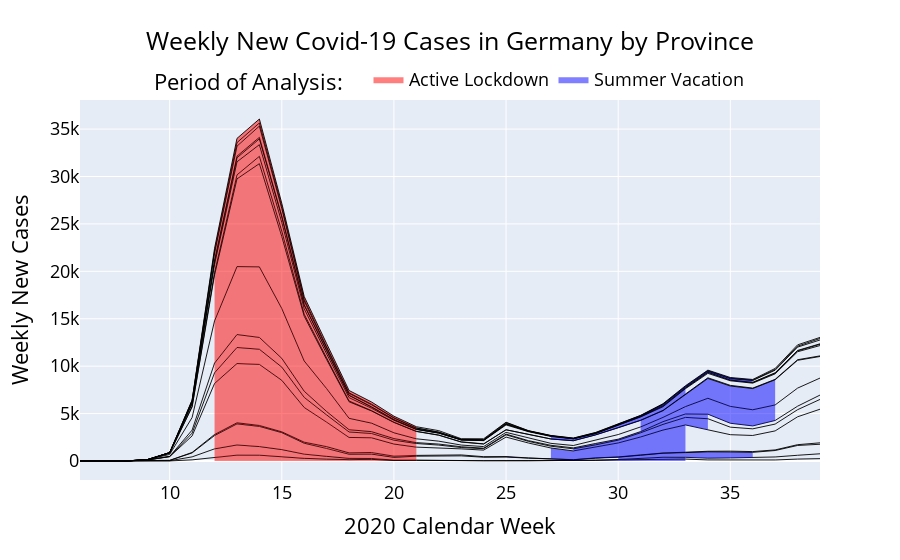

Notebook code cell kept with this figure:
### Code cell
# Y_VAR = 'cases_per_cap'
Y_VAR = 'AnzahlFall'

fig = go.Figure()

value_repo = {}

stackr = {}
for i in np.unique(plot_data.week_no):
    stackr[i] = 0

bl_range = range(1,17) #parametrized here in order to change order etc
    
for bl in bl_range:
    
    df_bl = plot_data[plot_data.Bundesland==bl]

    X_all = []
    Y_all = []
    X_lockdown = []
    Y_lockdown = []
    X_summer = []
    Y_summer = []

    for i, val in df_bl.iterrows():

        x_ = val.week_no
        stackr[x_] += val[Y_VAR]
        y_ = stackr[x_]

        X_all.append(x_)
        Y_all.append(y_)

        if val.active_lockdown:
            X_lockdown.append(x_)
            Y_lockdown.append(y_)

        if val.summer_vac:
            X_summer.append(x_)
            Y_summer.append(y_)
            
        
    value_repo[bl] = {'all':pd.Series(Y_all,index=X_all),
                      'Active Lockdown':pd.Series(Y_lockdown,index=X_lockdown),
                      'Summer Vacation':pd.Series(Y_summer,index=X_summer)}

    
def add_areas(bl, timeslice, color):
    
    suppl_line_attrs = {'mode':'lines','line_width':0,'hoverinfo':'none'}
    
    not_first = bl != bl_range[0]
    
    if not_first:#this creates invisible lines for the areas to fill down towards, otherwise area borders are not vertical
        last_y = value_repo[bl-1]['all']
        last_y = last_y[last_y.index.isin(vals[timeslice].index)]
        
        fig.add_trace(go.Scatter(x=vals[timeslice].index,
                                 y=last_y,
                                 fill=None,
                                 showlegend=False,
                                 **suppl_line_attrs))
    
    fig.add_trace(go.Scatter(x=vals[timeslice].index,
                             y=vals[timeslice],
                             fill='tonexty' if not_first else 'tozeroy',
                             #explicit tozeroy, because we add traces per BL multiple times,
                             name=None if not_first else timeslice,
                             showlegend= not not_first,
                             line_color=color,
                             **suppl_line_attrs))
    
for bl in bl_range: #not iter directly over dict to potentially change order
    vals = value_repo[bl]
    #now summer
    add_areas(bl, 'Summer Vacation', 'blue')
    
    #now the lockdown
    add_areas(bl, 'Active Lockdown', 'red')
    
    
    #now rest
    fig.add_trace(go.Scatter(x=vals['all'].index,
                             y=vals['all'],
                             fill=None,
                             showlegend=False,
                             line_color='black',
                             line_width=.9,
                             mode='lines',
                             hoverinfo='none'))

# fig.update_layout(showlegend=False)

fig.update_layout(
    title=dict(
        text="Weekly New Covid-19 Cases in Germany by Province",
        xanchor='center',
        x=.5),
    xaxis_title="2020 Calendar Week",
    yaxis_title="Weekly New Cases",
    legend_title="Period of Analysis:   ",
    legend=dict(
        orientation="h",
        yanchor="bottom",
        y=1,
        xanchor="center",
        x=0.5
    ),
    font=dict(
        size=18,
        color="black"
    )
)
fig.show()

### Figure 1 — Plotly figure (JSON) as saved in the notebook; plotly's stock layout.template omitted (floating-point values rounded to 4 significant figures)
{"data": [{"fill": "tozeroy", "hoverinfo": "none", "line": {"color": "blue", "width": 0}, "mode": "lines", "name": "Summer Vacation", "showlegend": true, "type": "scatter", "x": [27, 28, 29, 30, 31, 32, 33], "y": [37, 23, 50, 66, 152, 118, 201]}, {"fill": "tozeroy", "hoverinfo": "none", "line": {"color": "red", "width": 0}, "mode": "lines", "name": "Active Lockdown", "showlegend": true, "type": "scatter", "x": [12, 13, 14, 15, 16, 17, 18, 19, 20, 21], "y": [345, 619, 614, 446, 282, 202, 144, 174, 48, 64]}, {"hoverinfo": "none", "line": {"color": "black", "width": 0.9}, "mode": "lines", "showlegend": false, "type": "scatter", "x": [6, 7, 8, 9, 10, 11, 12, 13, 14, 15, 16, 17, 18, 19, 20, 21, 22, 23, 24, 25, 26, 27, 28, 29, 30, 31, 32, 33, 34, 35, 36, 37, 38, 39], "y": [0, 0, 0, 2, 7, 119, 345, 619, 614, 446, 282, 202, 144, 174, 48, 64, 34, 11, 9, 17, 16, 37, 23, 50, 66, 152, 118, 201, 113, 122, 99, 109, 203, 250]}, {"hoverinfo": "none", "line": {"width": 0}, "mode": "lines", "showlegend": false, "type": "scatter", "x": [27, 28, 29, 30, 31, 32, 33], "y": [37, 23, 50, 66, 152, 118, 201]}, {"fill": "tonexty", "hoverinfo": "none", "line": {"color": "blue", "width": 0}, "mode": "lines", "showlegend": false, "type": "scatter", "x": [27, 28, 29, 30, 31, 32, 33], "y": [58, 37, 67, 157, 267, 397, 390]}, {"hoverinfo": "none", "line": {"width": 0}, "mode": "lines", "showlegend": false, "type": "scatter", "x": [12, 13, 14, 15, 16, 17, 18, 19, 20, 21], "y": [345, 619, 614, 446, 282, 202, 144, 174, 48, 64]}, {"fill": "tonexty", "hoverinfo": "none", "line": {"color": "red", "width": 0}, "mode": "lines", "showlegend": false, "type": "scatter", "x": [12, 13, 14, 15, 16, 17, 18, 19, 20, 21], "y": [1280, 1692, 1522, 1202, 724, 492, 281, 267, 97, 89]}, {"hoverinfo": "none", "line": {"color": "black", "width": 0.9}, "mode": "lines", "showlegend": false, "type": "scatter", "x": [6, 7, 8, 9, 10, 11, 12, 13, 14, 15, 16, 17, 18, 19, 20, 21, 22, 23, 24, 25, 26, 27, 28, 29, 30, 31, 32, 33, 34, 35, 36, 37, 38, 39], "y": [0, 0, 0, 4, 28, 435, 1280, 1692, 1522, 1202, 724, 492, 281, 267, 97, 89, 51, 37, 33, 48, 60, 58, 37, 67, 157, 267, 397, 390, 298, 325, 368, 426, 603, 760]}, {"hoverinfo": "none", "line": {"width": 0}, "mode": "lines", "showlegend": false, "type": "scatter", "x": [30, 31, 32, 33, 34, 35, 36], "y": [157, 267, 397, 390, 298, 325, 368]}, {"fill": "tonexty", "hoverinfo": "none", "line": {"color": "blue", "width": 0}, "mode": "lines", "showlegend": false, "type": "scatter", "x": [30, 31, 32, 33, 34, 35, 36], "y": [403, 606, 821, 888, 967, 953, 914]}, {"hoverinfo": "none", "line": {"width": 0}, "mode": "lines", "showlegend": false, "type": "scatter", "x": [12, 13, 14, 15, 16, 17, 18, 19, 20, 21], "y": [1280, 1692, 1522, 1202, 724, 492, 281, 267, 97, 89]}, {"fill": "tonexty", "hoverinfo": "none", "line": {"color": "red", "width": 0}, "mode": "lines", "showlegend": false, "type": "scatter", "x": [12, 13, 14, 15, 16, 17, 18, 19, 20, 21], "y": [2685, 3913, 3648, 2989, 1874, 1322, 714, 730, 387, 506]}, {"hoverinfo": "none", "line": {"color": "black", "width": 0.9}, "mode": "lines", "showlegend": false, "type": "scatter", "x": [6, 7, 8, 9, 10, 11, 12, 13, 14, 15, 16, 17, 18, 19, 20, 21, 22, 23, 24, 25, 26, 27, 28, 29, 30, 31, 32, 33, 34, 35, 36, 37, 38, 39], "y": [1, 0, 0, 5, 65, 852, 2685, 3913, 3648, 2989, 1874, 1322, 714, 730, 387, 506, 499, 541, 396, 414, 304, 239, 128, 299, 403, 606, 821, 888, 967, 953, 914, 1105, 1639, 1766]}, {"hoverinfo": "none", "line": {"width": 0}, "mode": "lines", "showlegend": false, "type": "scatter", "x": [25, 26, 27, 28, 29, 30, 31], "y": [414, 304, 239, 128, 299, 403, 606]}, {"fill": "tonexty", "hoverinfo": "none", "line": {"color": "blue", "width": 0}, "mode": "lines", "showlegend": false, "type": "scatter", "x": [25, 26, 27, 28, 29, 30, 31], "y": [469, 318, 257, 139, 329, 430, 641]}, {"hoverinfo": "none", "line": {"width": 0}, "mode": "lines", "showlegend": false, "type": "scatter", "x": [12, 13, 14, 15, 16, 17, 18, 19, 20, 21], "y": [2685, 3913, 3648, 2989, 1874, 1322, 714, 730, 387, 506]}, {"fill": "tonexty", "hoverinfo": "none", "line": {"color": "red", "width": 0}, "mode": "lines", "showlegend": false, "type": "scatter", "x": [12, 13, 14, 15, 16, 17, 18, 19, 20, 21], "y": [2798, 4032, 3751, 3080, 1988, 1517, 861, 895, 512, 590]}, {"hoverinfo": "none", "line": {"color": "black", "width": 0.9}, "mode": "lines", "showlegend": false, "type": "scatter", "x": [6, 7, 8, 9, 10, 11, 12, 13, 14, 15, 16, 17, 18, 19, 20, 21, 22, 23, 24, 25, 26, 27, 28, 29, 30, 31, 32, 33, 34, 35, 36, 37, 38, 39], "y": [1, 0, 0, 6, 68, 903, 2798, 4032, 3751, 3080, 1988, 1517, 861, 895, 512, 590, 624, 640, 456, 469, 318, 257, 139, 329, 430, 641, 843, 929, 1026, 1039, 993, 1169, 1721, 1917]}, {"hoverinfo": "none", "line": {"width": 0}, "mode": "lines", "showlegend": false, "type": "scatter", "x": [27, 28, 29, 30, 31, 32, 33], "y": [257, 139, 329, 430, 641, 843, 929]}, {"fill": "tonexty", "hoverinfo": "none", "line": {"color": "blue", "width": 0}, "mode": "lines", "showlegend": false, "type": "scatter", "x": [27, 28, 29, 30, 31, 32, 33], "y": [1372, 1064, 1470, 1904, 2535, 3265, 3803]}, {"hoverinfo": "none", "line": {"width": 0}, "mode": "lines", "showlegend": false, "type": "scatter", "x": [12, 13, 14, 15, 16, 17, 18, 19, 20, 21], "y": [2798, 4032, 3751, 3080, 1988, 1517, 861, 895, 512, 590]}, {"fill": "tonexty", "hoverinfo": "none", "line": {"color": "red", "width": 0}, "mode": "lines", "showlegend": false, "type": "scatter", "x": [12, 13, 14, 15, 16, 17, 18, 19, 20, 21], "y": [8175, 10279, 10188, 8510, 5645, 4095, 2484, 2451, 1789, 1461]}, {"hoverinfo": "none", "line": {"color": "black", "width": 0.9}, "mode": "lines", "showlegend": false, "type": "scatter", "x": [6, 7, 8, 9, 10, 11, 12, 13, 14, 15, 16, 17, 18, 19, 20, 21, 22, 23, 24, 25, 26, 27, 28, 29, 30, 31, 32, 33, 34, 35, 36, 37, 38, 39], "y": [1, 1, 1, 101, 454, 2645, 8175, 10279, 10188, 8510, 5645, 4095, 2484, 2451, 1789, 1461, 1384, 1277, 1147, 2521, 1895, 1372, 1064, 1470, 1904, 2535, 3265, 3803, 3316, 2775, 2691, 3174, 4662, 5461]}, {"hoverinfo": "none", "line": {"width": 0}, "mode": "lines", "showlegend": false, "type": "scatter", "x": [28, 29, 30, 31, 32, 33, 34], "y": [1064, 1470, 1904, 2535, 3265, 3803, 3316]}, {"fill": "tonexty", "hoverinfo": "none", "line": {"color": "blue", "width": 0}, "mode": "lines", "showlegend": false, "type": "scatter", "x": [28, 29, 30, 31, 32, 33, 34], "y": [1284, 1709, 2196, 2979, 3863, 4600, 4457]}, {"hoverinfo": "none", "line": {"width": 0}, "mode": "lines", "showlegend": false, "type": "scatter", "x": [12, 13, 14, 15, 16, 17, 18, 19, 20, 21], "y": [8175, 10279, 10188, 8510, 5645, 4095, 2484, 2451, 1789, 1461]}, {"fill": "tonexty", "hoverinfo": "none", "line": {"color": "red", "width": 0}, "mode": "lines", "showlegend": false, "type": "scatter", "x": [12, 13, 14, 15, 16, 17, 18, 19, 20, 21], "y": [9301, 11971, 11786, 9904, 6708, 4859, 3062, 2904, 2197, 1842]}, {"hoverinfo": "none", "line": {"color": "black", "width": 0.9}, "mode": "lines", "showlegend": false, "type": "scatter", "x": [6, 7, 8, 9, 10, 11, 12, 13, 14, 15, 16, 17, 18, 19, 20, 21, 22, 23, 24, 25, 26, 27, 28, 29, 30, 31, 32, 33, 34, 35, 36, 37, 38, 39], "y": [1, 1, 1, 106, 475, 2940, 9301, 11971, 11786, 9904, 6708, 4859, 3062, 2904, 2197, 1842, 1677, 1419, 1296, 2760, 2069, 1559, 1284, 1709, 2196, 2979, 3863, 4600, 4457, 3567, 3391, 3893, 5411, 6493]}, {"hoverinfo": "none", "line": {"width": 0}, "mode": "lines", "showlegend": false, "type": "scatter", "x": [28, 29, 30, 31, 32, 33, 34], "y": [1284, 1709, 2196, 2979, 3863, 4600, 4457]}, {"fill": "tonexty", "hoverinfo": "none", "line": {"color": "blue", "width": 0}, "mode": "lines", "showlegend": false, "type": "scatter", "x": [28, 29, 30, 31, 32, 33, 34], "y": [1383, 1851, 2301, 3101, 4149, 4961, 4938]}, {"hoverinfo": "none", "line": {"width": 0}, "mode": "lines", "showlegend": false, "type": "scatter", "x": [12, 13, 14, 15, 16, 17, 18, 19, 20, 21], "y": [9301, 11971, 11786, 9904, 6708, 4859, 3062, 2904, 2197, 1842]}, {"fill": "tonexty", "hoverinfo": "none", "line": {"color": "red", "width": 0}, "mode": "lines", "showlegend": false, "type": "scatter", "x": [12, 13, 14, 15, 16, 17, 18, 19, 20, 21], "y": [10324, 13336, 13031, 10826, 7357, 5217, 3300, 3098, 2368, 1939]}, {"hoverinfo": "none", "line": {"color": "black", "width": 0.9}, "mode": "lines", "showlegend": false, "type": "scatter", "x": [6, 7, 8, 9, 10, 11, 12, 13, 14, 15, 16, 17, 18, 19, 20, 21, 22, 23, 24, 25, 26, 27, 28, 29, 30, 31, 32, 33, 34, 35, 36, 37, 38, 39], "y": [1, 1, 1, 108, 488, 3260, 10324, 13336, 13031, 10826, 7357, 5217, 3300, 3098, 2368, 1939, 1785, 1503, 1350, 2833, 2144, 1654, 1383, 1851, 2301, 3101, 4149, 4961, 4938, 3980, 3699, 4274, 5779, 6952]}, {"hoverinfo": "none", "line": {"width": 0}, "mode": "lines", "showlegend": false, "type": "scatter", "x": [31, 32, 33, 34, 35, 36, 37], "y": [3101, 4149, 4961, 4938, 3980, 3699, 4274]}, {"fill": "tonexty", "hoverinfo": "none", "line": {"color": "blue", "width": 0}, "mode": "lines", "showlegend": false, "type": "scatter", "x": [31, 32, 33, 34, 35, 36, 37], "y": [3593, 4600, 5737, 6617, 5759, 5404, 5912]}, {"hoverinfo": "none", "line": {"width": 0}, "mode": "lines", "showlegend": false, "type": "scatter", "x": [12, 13, 14, 15, 16, 17, 18, 19, 20, 21], "y": [10324, 13336, 13031, 10826, 7357, 5217, 3300, 3098, 2368, 1939]}, {"fill": "tonexty", "hoverinfo": "none", "line": {"color": "red", "width": 0}, "mode": "lines", "showlegend": false, "type": "scatter", "x": [12, 13, 14, 15, 16, 17, 18, 19, 20, 21], "y": [14778, 20501, 20474, 16078, 10545, 7631, 4503, 3994, 2978, 2340]}, {"hoverinfo": "none", "line": {"color": "black", "width": 0.9}, "mode": "lines", "showlegend": false, "type": "scatter", "x": [6, 7, 8, 9, 10, 11, 12, 13, 14, 15, 16, 17, 18, 19, 20, 21, 22, 23, 24, 25, 26, 27, 28, 29, 30, 31, 32, 33, 34, 35, 36, 37, 38, 39], "y": [1, 1, 1, 128, 698, 4588, 14778, 20501, 20474, 16078, 10545, 7631, 4503, 3994, 2978, 2340, 2091, 1682, 1519, 3021, 2407, 1861, 1633, 2231, 2788, 3593, 4600, 5737, 6617, 5759, 5404, 5912, 7686, 8745]}, {"hoverinfo": "none", "line": {"width": 0}, "mode": "lines", "showlegend": false, "type": "scatter", "x": [31, 32, 33, 34, 35, 36, 37], "y": [3593, 4600, 5737, 6617, 5759, 5404, 5912]}, {"fill": "tonexty", "hoverinfo": "none", "line": {"color": "blue", "width": 0}, "mode": "lines", "showlegend": false, "type": "scatter", "x": [31, 32, 33, 34, 35, 36, 37], "y": [4276, 5304, 7007, 8701, 7907, 7640, 8567]}, {"hoverinfo": "none", "line": {"width": 0}, "mode": "lines", "showlegend": false, "type": "scatter", "x": [12, 13, 14, 15, 16, 17, 18, 19, 20, 21], "y": [14778, 20501, 20474, 16078, 10545, 7631, 4503, 3994, 2978, 2340]}, {"fill": "tonexty", "hoverinfo": "none", "line": {"color": "red", "width": 0}, "mode": "lines", "showlegend": false, "type": "scatter", "x": [12, 13, 14, 15, 16, 17, 18, 19, 20, 21], "y": [19627, 29754, 31361, 23673, 15267, 10699, 6249, 5279, 4067, 3112]}, {"hoverinfo": "none", "line": {"color": "black", "width": 0.9}, "mode": "lines", "showlegend": false, "type": "scatter", "x": [6, 7, 8, 9, 10, 11, 12, 13, 14, 15, 16, 17, 18, 19, 20, 21, 22, 23, 24, 25, 26, 27, 28, 29, 30, 31, 32, 33, 34, 35, 36, 37, 38, 39], "y": [7, 4, 1, 137, 830, 5694, 19627, 29754, 31361, 23673, 15267, 10699, 6249, 5279, 4067, 3112, 2714, 1996, 1787, 3289, 2771, 2321, 2133, 2753, 3502, 4276, 5304, 7007, 8701, 7907, 7640, 8567, 10617, 11020]}, {"hoverinfo": "none", "line": {"width": 0}, "mode": "lines", "showlegend": false, "type": "scatter", "x": [28, 29, 30, 31, 32, 33, 34], "y": [2133, 2753, 3502, 4276, 5304, 7007, 8701]}, {"fill": "tonexty", "hoverinfo": "none", "line": {"color": "blue", "width": 0}, "mode": "lines", "showlegend": false, "type": "scatter", "x": [28, 29, 30, 31, 32, 33, 34], "y": [2146, 2769, 3526, 4309, 5342, 7082, 8774]}, {"hoverinfo": "none", "line": {"width": 0}, "mode": "lines", "showlegend": false, "type": "scatter", "x": [12, 13, 14, 15, 16, 17, 18, 19, 20, 21], "y": [19627, 29754, 31361, 23673, 15267, 10699, 6249, 5279, 4067, 3112]}, {"fill": "tonexty", "hoverinfo": "none", "line": {"color": "red", "width": 0}, "mode": "lines", "showlegend": false, "type": "scatter", "x": [12, 13, 14, 15, 16, 17, 18, 19, 20, 21], "y": [19883, 30171, 32133, 24243, 15480, 10869, 6334, 5319, 4099, 3133]}, {"hoverinfo": "none", "line": {"color": "black", "width": 0.9}, "mode": "lines", "showlegend": false, "type": "scatter", "x": [6, 7, 8, 9, 10, 11, 12, 13, 14, 15, 16, 17, 18, 19, 20, 21, 22, 23, 24, 25, 26, 27, 28, 29, 30, 31, 32, 33, 34, 35, 36, 37, 38, 39], "y": [7, 4, 1, 138, 831, 5770, 19883, 30171, 32133, 24243, 15480, 10869, 6334, 5319, 4099, 3133, 2738, 2019, 1810, 3296, 2778, 2324, 2146, 2769, 3526, 4309, 5342, 7082, 8774, 7979, 7687, 8612, 10680, 11084]}, {"hoverinfo": "none", "line": {"width": 0}, "mode": "lines", "showlegend": false, "type": "scatter", "x": [27, 28, 29, 30, 31, 32, 33], "y": [2324, 2146, 2769, 3526, 4309, 5342, 7082]}, {"fill": "tonexty", "hoverinfo": "none", "line": {"color": "blue", "width": 0}, "mode": "lines", "showlegend": false, "type": "scatter", "x": [27, 28, 29, 30, 31, 32, 33], "y": [2589, 2335, 2901, 3747, 4643, 5724, 7623]}, {"hoverinfo": "none", "line": {"width": 0}, "mode": "lines", "showlegend": false, "type": "scatter", "x": [12, 13, 14, 15, 16, 17, 18, 19, 20, 21], "y": [19883, 30171, 32133, 24243, 15480, 10869, 6334, 5319, 4099, 3133]}, {"fill": "tonexty", "hoverinfo": "none", "line": {"color": "red", "width": 0}, "mode": "lines", "showlegend": false, "type": "scatter", "x": [12, 13, 14, 15, 16, 17, 18, 19, 20, 21], "y": [20731, 31549, 33363, 25166, 16055, 11307, 6682, 5569, 4296, 3317]}, {"hoverinfo": "none", "line": {"color": "black", "width": 0.9}, "mode": "lines", "showlegend": false, "type": "scatter", "x": [6, 7, 8, 9, 10, 11, 12, 13, 14, 15, 16, 17, 18, 19, 20, 21, 22, 23, 24, 25, 26, 27, 28, 29, 30, 31, 32, 33, 34, 35, 36, 37, 38, 39], "y": [7, 4, 1, 138, 867, 6029, 20731, 31549, 33363, 25166, 16055, 11307, 6682, 5569, 4296, 3317, 2929, 2208, 2148, 3806, 3092, 2589, 2335, 2901, 3747, 4643, 5724, 7623, 9240, 8457, 8209, 9186, 11520, 12173]}, {"hoverinfo": "none", "line": {"width": 0}, "mode": "lines", "showlegend": false, "type": "scatter", "x": [27, 28, 29, 30, 31, 32, 33], "y": [2589, 2335, 2901, 3747, 4643, 5724, 7623]}, {"fill": "tonexty", "hoverinfo": "none", "line": {"color": "blue", "width": 0}, "mode": "lines", "showlegend": false, "type": "scatter", "x": [27, 28, 29, 30, 31, 32, 33], "y": [2631, 2355, 2927, 3808, 4675, 5792, 7686]}, {"hoverinfo": "none", "line": {"width": 0}, "mode": "lines", "showlegend": false, "type": "scatter", "x": [12, 13, 14, 15, 16, 17, 18, 19, 20, 21], "y": [20731, 31549, 33363, 25166, 16055, 11307, 6682, 5569, 4296, 3317]}, {"fill": "tonexty", "hoverinfo": "none", "line": {"color": "red", "width": 0}, "mode": "lines", "showlegend": false, "type": "scatter", "x": [12, 13, 14, 15, 16, 17, 18, 19, 20, 21], "y": [21027, 31976, 33973, 25748, 16449, 11636, 6913, 5695, 4358, 3354]}, {"hoverinfo": "none", "line": {"color": "black", "width": 0.9}, "mode": "lines", "showlegend": false, "type": "scatter", "x": [6, 7, 8, 9, 10, 11, 12, 13, 14, 15, 16, 17, 18, 19, 20, 21, 22, 23, 24, 25, 26, 27, 28, 29, 30, 31, 32, 33, 34, 35, 36, 37, 38, 39], "y": [7, 4, 1, 139, 873, 6131, 21027, 31976, 33973, 25748, 16449, 11636, 6913, 5695, 4358, 3354, 2962, 2225, 2180, 3879, 3131, 2631, 2355, 2927, 3808, 4675, 5792, 7686, 9342, 8525, 8269, 9267, 11609, 12305]}, {"hoverinfo": "none", "line": {"width": 0}, "mode": "lines", "showlegend": false, "type": "scatter", "x": [26, 27, 28, 29, 30, 31, 32], "y": [3131, 2631, 2355, 2927, 3808, 4675, 5792]}, {"fill": "tonexty", "hoverinfo": "none", "line": {"color": "blue", "width": 0}, "mode": "lines", "showlegend": false, "type": "scatter", "x": [26, 27, 28, 29, 30, 31, 32], "y": [3139, 2634, 2355, 2933, 3843, 4715, 5848]}, {"hoverinfo": "none", "line": {"width": 0}, "mode": "lines", "showlegend": false, "type": "scatter", "x": [12, 13, 14, 15, 16, 17, 18, 19, 20, 21], "y": [21027, 31976, 33973, 25748, 16449, 11636, 6913, 5695, 4358, 3354]}, {"fill": "tonexty", "hoverinfo": "none", "line": {"color": "red", "width": 0}, "mode": "lines", "showlegend": false, "type": "scatter", "x": [12, 13, 14, 15, 16, 17, 18, 19, 20, 21], "y": [21177, 32148, 34136, 25838, 16486, 11657, 6941, 5722, 4378, 3364]}, {"hoverinfo": "none", "line": {"color": "black", "width": 0.9}, "mode": "lines", "showlegend": false, "type": "scatter", "x": [6, 7, 8, 9, 10, 11, 12, 13, 14, 15, 16, 17, 18, 19, 20, 21, 22, 23, 24, 25, 26, 27, 28, 29, 30, 31, 32, 33, 34, 35, 36, 37, 38, 39], "y": [7, 4, 1, 139, 880, 6164, 21177, 32148, 34136, 25838, 16486, 11657, 6941, 5722, 4378, 3364, 2965, 2238, 2189, 3889, 3139, 2634, 2355, 2933, 3843, 4715, 5848, 7718, 9365, 8538, 8291, 9301, 11658, 12357]}, {"hoverinfo": "none", "line": {"width": 0}, "mode": "lines", "showlegend": false, "type": "scatter", "x": [30, 31, 32, 33, 34, 35, 36], "y": [3843, 4715, 5848, 7718, 9365, 8538, 8291]}, {"fill": "tonexty", "hoverinfo": "none", "line": {"color": "blue", "width": 0}, "mode": "lines", "showlegend": false, "type": "scatter", "x": [30, 31, 32, 33, 34, 35, 36], "y": [3872, 4745, 5955, 7805, 9462, 8675, 8485]}, {"hoverinfo": "none", "line": {"width": 0}, "mode": "lines", "showlegend": false, "type": "scatter", "x": [12, 13, 14, 15, 16, 17, 18, 19, 20, 21], "y": [21177, 32148, 34136, 25838, 16486, 11657, 6941, 5722, 4378, 3364]}, {"fill": "tonexty", "hoverinfo": "none", "line": {"color": "red", "width": 0}, "mode": "lines", "showlegend": false, "type": "scatter", "x": [12, 13, 14, 15, 16, 17, 18, 19, 20, 21], "y": [21916, 33201, 35319, 26618, 16870, 11911, 7123, 5936, 4535, 3471]}, {"hoverinfo": "none", "line": {"color": "black", "width": 0.9}, "mode": "lines", "showlegend": false, "type": "scatter", "x": [6, 7, 8, 9, 10, 11, 12, 13, 14, 15, 16, 17, 18, 19, 20, 21, 22, 23, 24, 25, 26, 27, 28, 29, 30, 31, 32, 33, 34, 35, 36, 37, 38, 39], "y": [7, 4, 1, 139, 890, 6333, 21916, 33201, 35319, 26618, 16870, 11911, 7123, 5936, 4535, 3471, 3035, 2265, 2208, 3967, 3159, 2648, 2372, 2950, 3872, 4745, 5955, 7805, 9462, 8675, 8485, 9576, 12008, 12761]}, {"hoverinfo": "none", "line": {"width": 0}, "mode": "lines", "showlegend": false, "type": "scatter", "x": [30, 31, 32, 33, 34, 35, 36], "y": [3872, 4745, 5955, 7805, 9462, 8675, 8485]}, {"fill": "tonexty", "hoverinfo": "none", "line": {"color": "blue", "width": 0}, "mode": "lines", "showlegend": false, "type": "scatter", "x": [30, 31, 32, 33, 34, 35, 36], "y": [3908, 4785, 5990, 7864, 9524, 8732, 8529]}, {"hoverinfo": "none", "line": {"width": 0}, "mode": "lines", "showlegend": false, "type": "scatter", "x": [12, 13, 14, 15, 16, 17, 18, 19, 20, 21], "y": [21916, 33201, 35319, 26618, 16870, 11911, 7123, 5936, 4535, 3471]}, {"fill": "tonexty", "hoverinfo": "none", "line": {"color": "red", "width": 0}, "mode": "lines", "showlegend": false, "type": "scatter", "x": [12, 13, 14, 15, 16, 17, 18, 19, 20, 21], "y": [22144, 33577, 35646, 26843, 17051, 12045, 7190, 5996, 4569, 3486]}, {"hoverinfo": "none", "line": {"color": "black", "width": 0.9}, "mode": "lines", "showlegend": false, "type": "scatter", "x": [6, 7, 8, 9, 10, 11, 12, 13, 14, 15, 16, 17, 18, 19, 20, 21, 22, 23, 24, 25, 26, 27, 28, 29, 30, 31, 32, 33, 34, 35, 36, 37, 38, 39], "y": [7, 4, 1, 139, 890, 6381, 22144, 33577, 35646, 26843, 17051, 12045, 7190, 5996, 4569, 3486, 3048, 2278, 2258, 4047, 3181, 2670, 2397, 2987, 3908, 4785, 5990, 7864, 9524, 8732, 8529, 9647, 12109, 12918]}, {"hoverinfo": "none", "line": {"width": 0}, "mode": "lines", "showlegend": false, "type": "scatter", "x": [30, 31, 32, 33, 34, 35, 36], "y": [3908, 4785, 5990, 7864, 9524, 8732, 8529]}, {"fill": "tonexty", "hoverinfo": "none", "line": {"color": "blue", "width": 0}, "mode": "lines", "showlegend": false, "type": "scatter", "x": [30, 31, 32, 33, 34, 35, 36], "y": [3933, 4814, 6042, 7935, 9581, 8804, 8596]}, {"hoverinfo": "none", "line": {"width": 0}, "mode": "lines", "showlegend": false, "type": "scatter", "x": [12, 13, 14, 15, 16, 17, 18, 19, 20, 21], "y": [22144, 33577, 35646, 26843, 17051, 12045, 7190, 5996, 4569, 3486]}, {"fill": "tonexty", "hoverinfo": "none", "line": {"color": "red", "width": 0}, "mode": "lines", "showlegend": false, "type": "scatter", "x": [12, 13, 14, 15, 16, 17, 18, 19, 20, 21], "y": [22425, 34016, 36063, 27163, 17337, 12372, 7435, 6225, 4724, 3614]}, {"hoverinfo": "none", "line": {"color": "black", "width": 0.9}, "mode": "lines", "showlegend": false, "type": "scatter", "x": [6, 7, 8, 9, 10, 11, 12, 13, 14, 15, 16, 17, 18, 19, 20, 21, 22, 23, 24, 25, 26, 27, 28, 29, 30, 31, 32, 33, 34, 35, 36, 37, 38, 39], "y": [7, 4, 1, 139, 892, 6431, 22425, 34016, 36063, 27163, 17337, 12372, 7435, 6225, 4724, 3614, 3199, 2352, 2343, 4089, 3200, 2693, 2419, 3016, 3933, 4814, 6042, 7935, 9581, 8804, 8596, 9760, 12247, 13031]}], "layout": {"font": {"color": "black", "size": 18}, "legend": {"orientation": "h", "title": {"text": "Period of Analysis:   "}, "x": 0.5, "xanchor": "center", "y": 1, "yanchor": "bottom"}, "title": {"text": "Weekly New Covid-19 Cases in Germany by Province", "x": 0.5, "xanchor": "center"}, "xaxis": {"title": {"text": "2020 Calendar Week"}}, "yaxis": {"title": {"text": "Weekly New Cases"}}}}
